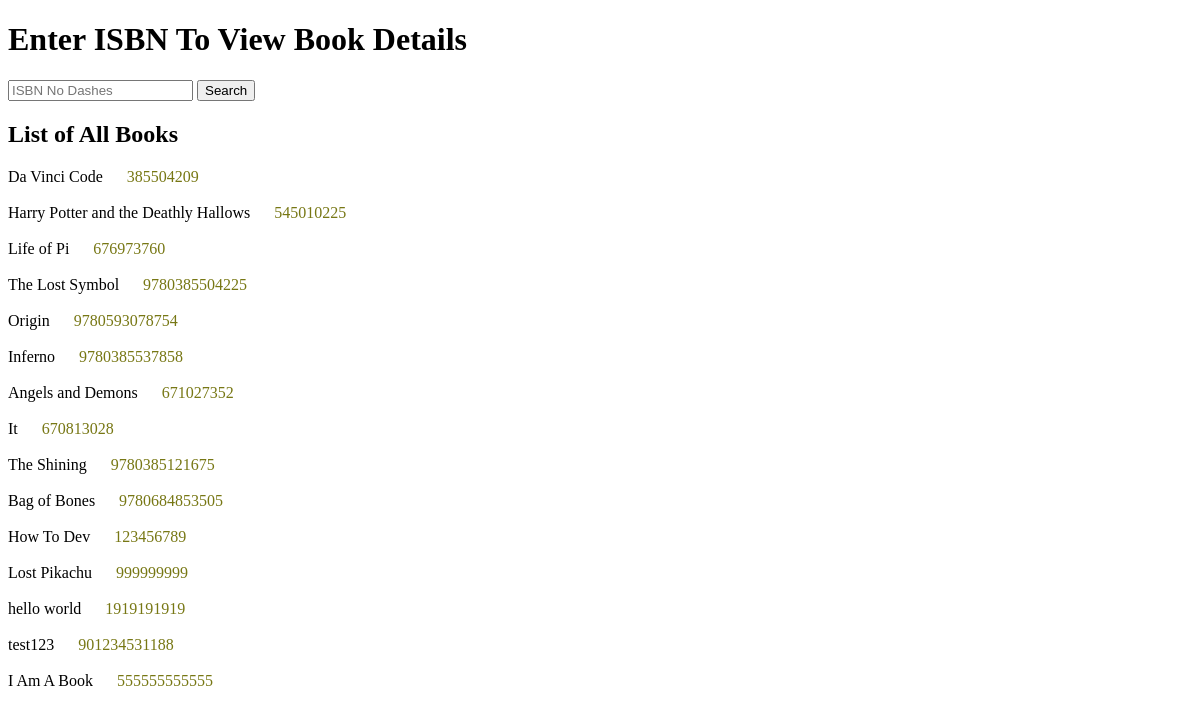
/books/, run on an earlier commit of the app's database.
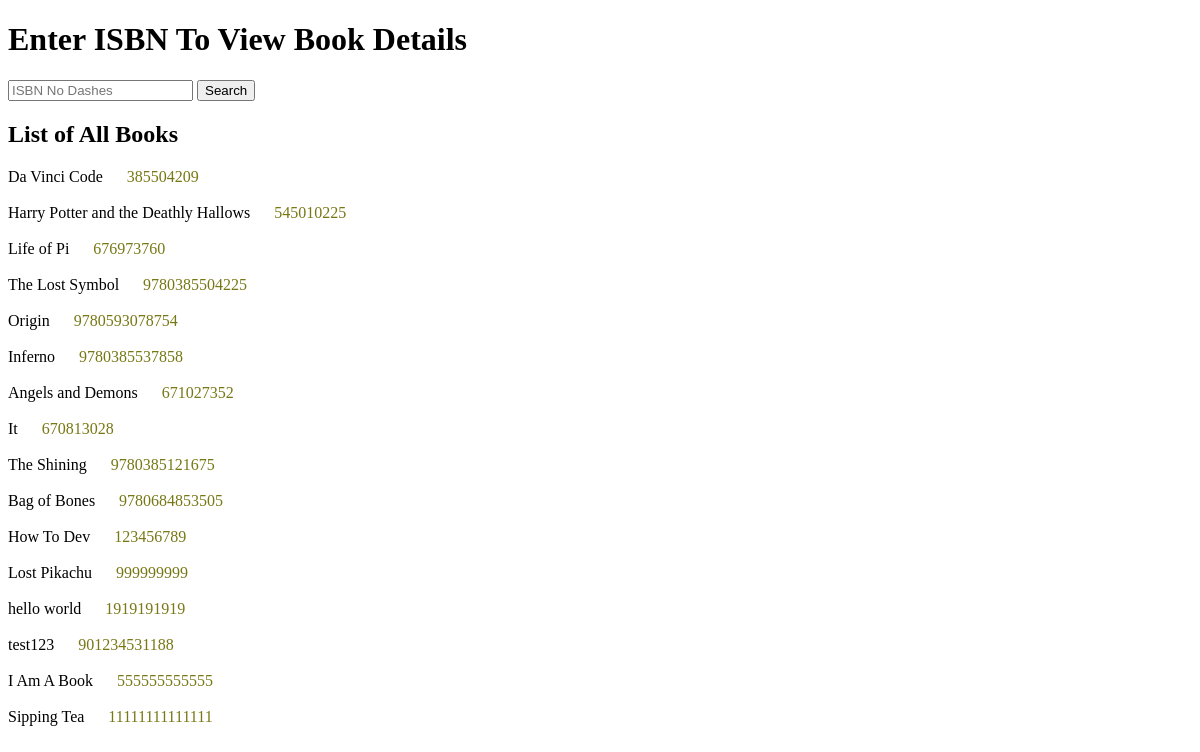
And on a later commit of the database.
### books/models.py (models this page shows)
class Book(models.Model):
    Title = models.CharField(max_length=200)
    Author = models.CharField(max_length=200)
    Price = models.FloatField()
    Book_Description = models.CharField(max_length=10000)
    Genre = models.CharField(max_length=200)
    Publisher = models.CharField(max_length=200)
    Year_Published = models.IntegerField()
    Copies_Sold = models.IntegerField()
    ISBN = models.IntegerField()

### books/views.py (the view)
# urls.py: path('books/', all_books),
def all_books(request):
    books = Book.objects.all()
    return render (request, "ISBN_Search.html", {'books': books})

### templates/ISBN_Search.html (shortened to what this page needs)
<!DOCTYPE html>
<html lang="en">
<head>
</head>
<body>
    <h1>Enter ISBN To View Book Details</h1>
     <input type="text" placeholder="ISBN No Dashes">
    <button type="submit">Search</button>
    <h2>List of All Books</h2>
    {% for book in books %}
       <div>{{book.Title}} <span id = "isbn">{{book.ISBN}}</span>
       </div>
        <br>
    {% endfor %}
</body>
</html>

What changed in the data, as far as the page shows it:
added Book: Title "Sipping Tea", ISBN "11111111111111"
